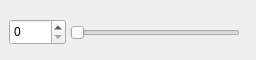
<?xml version="1.0" encoding="UTF-8"?>
<ui version="4.0">
 <class>gamma_1</class>
 <widget class="QWidget" name="gamma_1">
  <property name="geometry">
   <rect>
    <x>0</x>
    <y>0</y>
    <width>256</width>
    <height>60</height>
   </rect>
  </property>
  <property name="windowTitle">
   <string>Form</string>
  </property>
  <widget class="QWidget" name="widget" native="true">
   <property name="geometry">
    <rect>
     <x>0</x>
     <y>10</y>
     <width>251</width>
     <height>44</height>
    </rect>
   </property>
   <widget class="QSpinBox" name="spinBox">
    <property name="geometry">
     <rect>
      <x>9</x>
      <y>9</y>
      <width>57</width>
      <height>26</height>
     </rect>
    </property>
    <property name="maximum">
     <number>35</number>
    </property>
    <property name="singleStep">
     <number>1</number>
    </property>
    <property name="value">
     <number>0</number>
    </property>
   </widget>
   <widget class="QSlider" name="horizontalSlider">
    <property name="geometry">
     <rect>
      <x>70</x>
      <y>10</y>
      <width>170</width>
      <height>26</height>
     </rect>
    </property>
    <property name="maximum">
     <number>35</number>
    </property>
    <property name="singleStep">
     <number>1</number>
    </property>
    <property name="pageStep">
     <number>5</number>
    </property>
    <property name="orientation">
     <enum>Qt::Horizontal</enum>
    </property>
   </widget>
  </widget>
 </widget>
 <resources/>
 <connections/>
</ui>
